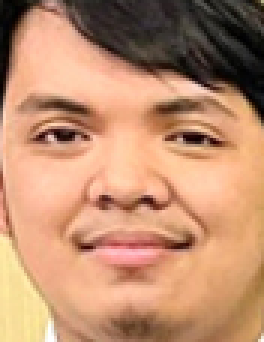
#> input picture classical-cv/reports/preprocess/step2a_raw_crop.png, 88 x 114 px (shown 3 times larger)
$ python -i hybrid_rpi.py   (imports and definitions only)
#> lines starting #> are read from the running program, lines starting #| are printed output that depends on the picture
### porting-sets/cascade-porting/lbph_config.py
"""Shared, standalone-safe LBPH descriptor profiles for the Pi bundle.

The serialized OpenCV model is the final authority for the parameters used at
runtime.  The profile helpers in this module provide the expected release
metadata and make the post-``read`` comparison explicit.
"""

from __future__ import annotations

from dataclasses import dataclass
from typing import Any, Mapping


DEPLOYED_PROFILE = "deployed"
SELECTED_PROFILE = "selected"


@dataclass(frozen=True)
class LBPHDescriptor:
    """A stable LBPH configuration identifier and its OpenCV parameters."""

    descriptor_id: str
    radius: int
    neighbors: int
    grid_x: int
    grid_y: int

    def __post_init__(self) -> None:
        expected_id = format_descriptor_id(
            self.radius, self.neighbors, self.grid_x, self.grid_y
        )
        if self.descriptor_id != expected_id:
            raise ValueError(
                f"Descriptor id {self.descriptor_id!r} does not match "
                f"its parameters ({expected_id})."
            )
        if min(self.radius, self.neighbors, self.grid_x, self.grid_y) <= 0:
            raise ValueError("LBPH radius, neighbors, and grid dimensions must be positive.")

    # [10 lines left out: function to_dict, not called in this run]


def format_descriptor_id(radius: int, neighbors: int, grid_x: int, grid_y: int) -> str:
    """Build the stable ID used in release and threshold metadata."""

    if grid_x == grid_y:
        grid = f"{grid_x}x{grid_y}"
    else:
        grid = f"{grid_x}x{grid_y}"
    return f"r{radius}_n{neighbors}_g{grid}"


DEPLOYED_DESCRIPTOR = LBPHDescriptor(
    descriptor_id="r1_n8_g8x8",
    radius=1,
    neighbors=8,
    grid_x=8,
    grid_y=8,
)
SELECTED_DESCRIPTOR = LBPHDescriptor(
    descriptor_id="r3_n8_g6x6",
    radius=3,
    neighbors=8,
    grid_x=6,
    grid_y=6,
)

DESCRIPTOR_PROFILES = {
    DEPLOYED_PROFILE: DEPLOYED_DESCRIPTOR,
    SELECTED_PROFILE: SELECTED_DESCRIPTOR,
}
DESCRIPTORS_BY_ID = {
    descriptor.descriptor_id: descriptor for descriptor in DESCRIPTOR_PROFILES.values()
}

# Compatibility names shared with the central classical-CV rollout API. The
# Pi bundle remains standalone, but these aliases keep its contract familiar to
# callers that consume the central descriptor metadata.
DEPLOYED_LBPH_CONFIG = DEPLOYED_DESCRIPTOR
SELECTED_LBPH_CONFIG = SELECTED_DESCRIPTOR
ACTIVE_LBPH_CONFIG = DEPLOYED_DESCRIPTOR
LBPH_CONFIG_BY_ID = DESCRIPTORS_BY_ID


# [31 lines left out: functions resolve_descriptor, resolve_lbph_config, lbph_config_id, lbph_config_metadata, not called in this run]


def descriptor_from_mapping(
    payload: Mapping[str, Any] | None, *, source: str = "metadata"
) -> LBPHDescriptor:
    """Parse and cross-check descriptor metadata from JSON."""

    if not isinstance(payload, Mapping):
        raise ValueError(f"{source} must contain an 'lbph_descriptor' object.")
    descriptor_id = payload.get("id", payload.get("descriptor_id"))
    required = ("radius", "neighbors", "grid_x", "grid_y")
    missing = [key for key in required if key not in payload]
    if descriptor_id is None or missing:
        details = f"missing id" if descriptor_id is None else ""
        if missing:
            details = f"{details}{'; ' if details else ''}missing {', '.join(missing)}"
        raise ValueError(f"Invalid LBPH descriptor metadata in {source}: {details}.")
    try:
        params = {key: int(payload[key]) for key in required}
    except (TypeError, ValueError) as error:
        raise ValueError(f"LBPH descriptor parameters in {source} must be integers.") from error
    try:
        return LBPHDescriptor(str(descriptor_id), **params)
    except ValueError as error:
        raise ValueError(f"Invalid LBPH descriptor metadata in {source}: {error}") from error


# [109 lines left out: functions make_lbph, create_lbph_recognizer, inspect_lbph, validate_descriptor_metadata, release_descriptor_from_manifest, validate_loaded_lbph, not called in this run]

### porting-sets/integrations/lsface-rpi-r3/hybrid_rpi.py
#!/usr/bin/env python3
"""Quality-first multi-face LBPH/SFace cascade for the r3 Pi candidate."""

from __future__ import annotations

import argparse
import json
from pathlib import Path

import cv2 as cv
import numpy as np

from lbph_config import (
    descriptor_from_mapping,
    make_lbph,
    release_descriptor_from_manifest,
    validate_loaded_lbph,
)
from quality import QualityThresholds, compute_quality


ROOT = Path(__file__).resolve().parent
DEFAULT_CONFIG = ROOT / "config" / "thresholds.json"
DEFAULT_MODELS_ROOT = ROOT.parents[1] / "upstream" / "lsface-raspberry-pi"


# [17 lines left out: function route_after_quality, not called in this run]


def _path_arg(value: str | Path) -> Path:
    path = Path(value)
    return path if path.is_absolute() else (Path.cwd() / path).resolve()


# [6 lines left out: function _find_model, not called in this run]


def _has_model(root: Path, filename: str) -> bool:
    return (root / filename).exists() or (root / "models" / filename).exists()


def _default_asset_root(base_dir: Path) -> Path:
    candidates = (base_dir, DEFAULT_MODELS_ROOT)
    return next((candidate for candidate in candidates if _has_model(candidate, "face_detection_yunet_2023mar.onnx")), base_dir)


def _default_config_path(base_dir: Path) -> Path:
    candidates = (base_dir / "config" / "thresholds.json", DEFAULT_CONFIG)
    return next((candidate for candidate in candidates if candidate.exists()), candidates[0])


def _default_enrollment_root(base_dir: Path) -> Path:
    candidates = (base_dir / "enrollment", ROOT / "enrollment")
    return next((candidate for candidate in candidates if candidate.exists()), candidates[0])


class HybridCascade:
    """Run quality-first routing with descriptor/release compatibility checks.

    The upstream hardware call contract is retained: construct with
    ``HybridCascade(base_dir=".")`` and pass a BGR ``(H, W, 3)`` ndarray to
    ``infer``.  The extra keyword paths are additive integration controls.
    """

    def __init__(
        self,
        base_dir: str | Path = ".",
        *,
        models_dir: str | Path | None = None,
        config_path: str | Path | None = None,
        artifacts_dir: str | Path | None = None,
        enrollment_root: str | Path | None = None,
    ) -> None:
        self.base_dir = _path_arg(base_dir)
        self.models_dir = _path_arg(models_dir) if models_dir is not None else _default_asset_root(self.base_dir)
        self.config_path = _path_arg(config_path) if config_path is not None else _default_config_path(self.base_dir)
        selected_enrollment_root = enrollment_root if enrollment_root is not None else _default_enrollment_root(self.base_dir)
        self.enrollment_root = _path_arg(selected_enrollment_root)
        self.lbph_calls = 0
        self.sface_calls = 0

        cfg = json.loads(self.config_path.read_text(encoding="utf-8"))
        self.threshold_descriptor = descriptor_from_mapping(
            cfg.get("lbph_descriptor"), source=str(self.config_path)
        )
        gate = cfg["gate"]
        self.tau_accept = float(gate["tau_accept"])
        self.tau_reject = float(gate["tau_reject"])
        if self.tau_reject <= self.tau_accept:
            raise RuntimeError("gate.tau_reject must be greater than gate.tau_accept.")
        self.quality_thresholds = QualityThresholds.from_dict(cfg.get("quality"))
        # Keep the upstream public threshold names available to hardware-side
        # diagnostics while using the structured quality object internally.
        self.q_min_face = self.quality_thresholds.px_min
        self.q_tau_blur = self.quality_thresholds.tau_blur
        sface_cfg = cfg["sface"]
        self.sface_l2_genuine = float(sface_cfg["l2_genuine"])
        self.sface_cosine_genuine = float(sface_cfg.get("cosine_genuine", -1.0))

        self.detector = cv.FaceDetectorYN.create(
            str(_find_model(self.models_dir, "face_detection_yunet_2023mar.onnx")),
            "",
            (320, 320),
            0.9,
            0.3,
            5000,
        )
        self.sface = cv.FaceRecognizerSF.create(
            str(_find_model(self.models_dir, "face_recognition_sface_2021dec.onnx")), ""
        )

        self.artifacts_dir = self._resolve_artifacts(artifacts_dir)
        manifest_path = self.artifacts_dir / "manifest.json"
        if not manifest_path.exists():
            raise RuntimeError(f"Candidate release missing manifest.json: {self.artifacts_dir}")
        manifest = json.loads(manifest_path.read_text(encoding="utf-8"))
        release_descriptor_from_manifest(
            manifest, self.threshold_descriptor, source=str(manifest_path)
        )

        lbph_path = self.artifacts_dir / "lbph.yml"
        labels_path = self.artifacts_dir / "labels.json"
        self.lbph = make_lbph(self.threshold_descriptor)
        self.lbph.read(str(lbph_path))
        validate_loaded_lbph(self.lbph, self.threshold_descriptor, context=str(lbph_path))
        labels = json.loads(labels_path.read_text(encoding="utf-8"))
        self.lbph_labels = {int(identifier): name for name, identifier in labels.items()}
        # Upstream exposes this id -> name mapping as ``labels``.  Keep the
        # old spelling as a compatibility alias; ``lbph_labels`` remains the
        # explicit name for new code.
        self.labels = dict(self.lbph_labels)

        gallery_path = self.artifacts_dir / "sface_gallery.npy"
        gallery = np.load(gallery_path, allow_pickle=True).item()
        if not isinstance(gallery, dict) or not gallery:
            raise RuntimeError(f"SFace gallery empty or invalid: {gallery_path}")
        identity_ids = {name: identifier for identifier, name in self.lbph_labels.items()}
        self.sface_gallery = [
            {
                "id": int(identity_ids[name]),
                "name": name,
                "embedding": np.asarray(gallery[name], dtype=np.float32).reshape(1, -1),
            }
            for name in gallery
        ]
        self.sface_labels = [person["name"] for person in self.sface_gallery]
        if any(
            person["embedding"].shape != (1, 128)
            or not np.isfinite(person["embedding"]).all()
            for person in self.sface_gallery
        ):
            raise RuntimeError(f"SFace gallery contains invalid feature: {gallery_path}")

    # [172 lines left out: functions _resolve_artifacts, _normalize_lbph, _bbox, _sface_decision, _infer_face, infer and 1 more, not called in this run]


# [2 lines not run here, left out]

>>> import cv2
>>> picture = cv2.imread('../../../classical-cv/reports/preprocess/step2a_raw_crop.png', cv2.IMREAD_GRAYSCALE)
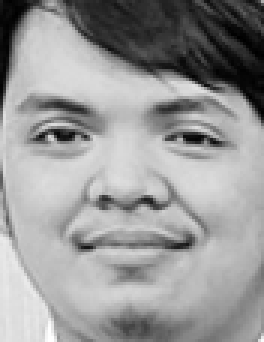
#> picture: shape (114, 88) (shown 3 times larger); min 0, max 255, mean 152.3
>>> result = HybridCascade().infer(picture)
#> (reads src/hybrid/thresholds.json from the repository)
#> (the run stopped early here; a loop or call above may not have finished)
